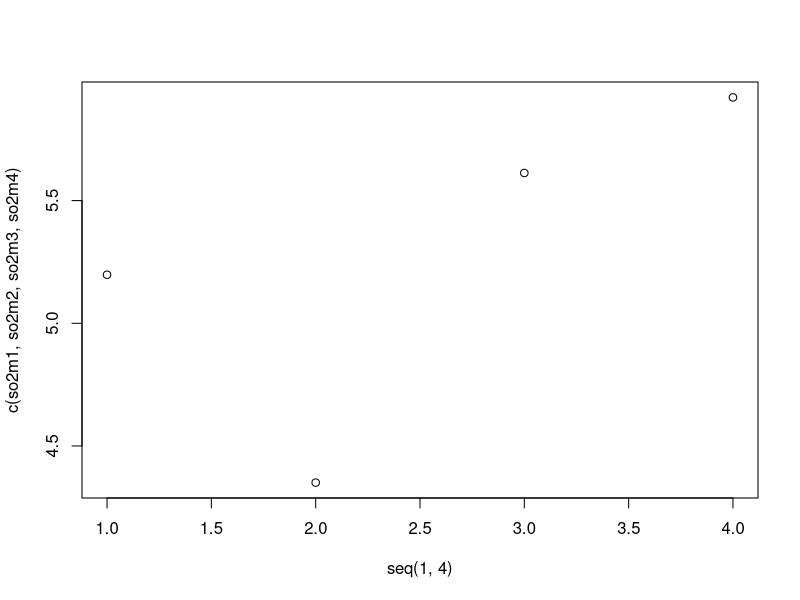
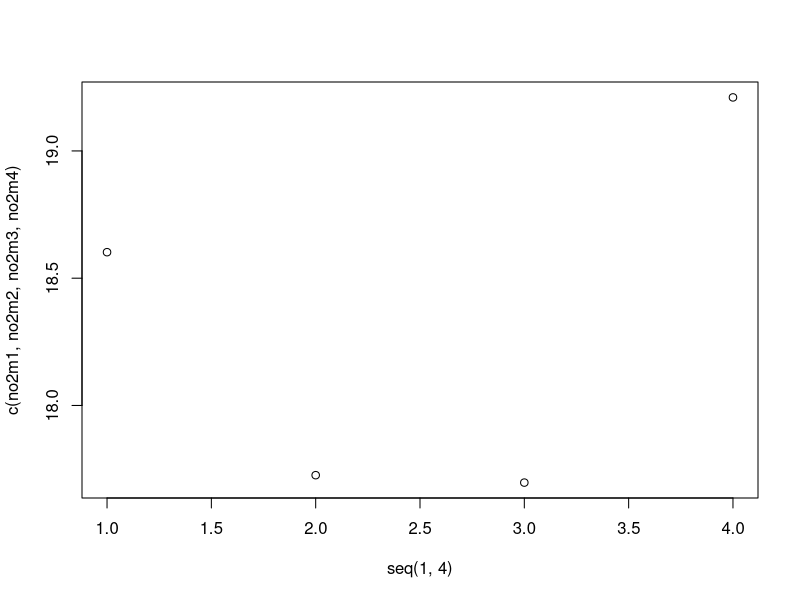
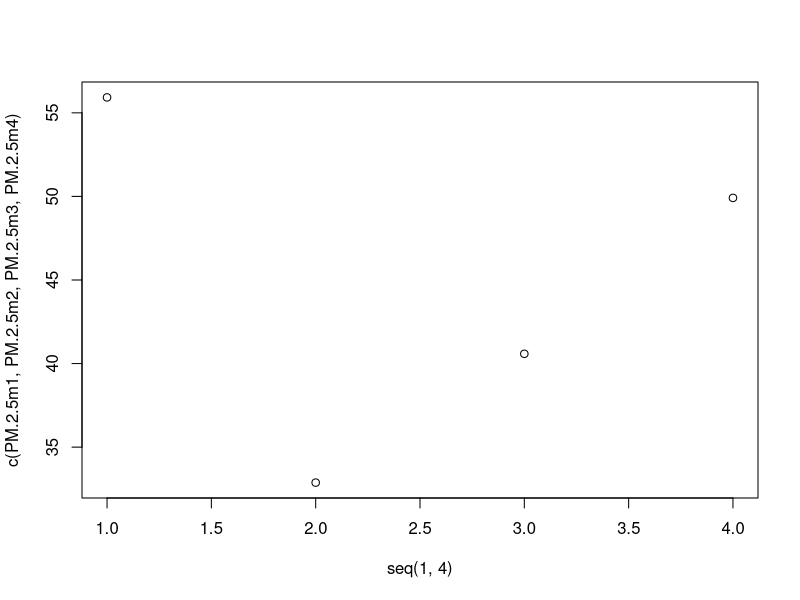

Write R code to recreate these figures, in order. (Note: this script raises an error after producing the figures.)
d = read.csv("pollution_with_no_na.csv")
q1 = which(d$quarter==1)
q2 = which(d$quarter==2)
q3 = which(d$quarter==3)
q4 = which(d$quarter==4)
attr = c("SO2", "NO2", "RSPM.PM10", "PM.2.5")
q1 = d[q1, attr]
q2 = d[q2, attr]
q3 = d[q3, attr]
q4 = d[q4, attr]

so2m1 = mean(q1$SO2)
so2m2 = mean(q2$SO2)
so2m3 = mean(q3$SO2)
so2m4 = mean(q4$SO2)
plot(seq(1,4), c(so2m1,so2m2,so2m3,so2m4))


no2m1 = mean(q1$NO2)
no2m2 = mean(q2$NO2)
no2m3 = mean(q3$NO2)
no2m4 = mean(q4$NO2)
plot(seq(1,4), c(no2m1,no2m2,no2m3,no2m4))


PM.2.5m1 = mean(q1$PM.2.5)
PM.2.5m2 = mean(q2$PM.2.5)
PM.2.5m3 = mean(q3$PM.2.5)
PM.2.5m4 = mean(q4$PM.2.5)
plot(seq(1,4), c(PM.2.5m1,PM.2.5m2,PM.2.5m3,PM.2.5m4))


df1 = data.frame(
  "quarters" = seq(1,4),
  "values" = c(so2m1,so2m2,so2m3,so2m4)
)

#library(ggplot2)
#theme_set(theme_classic())
#g <- ggplot(d, aes(NO2))
#g + geom_density(aes(fill=factor(cyl)), alpha=0.8) + 
#  labs(title="Density plot", 
#       subtitle="City Mileage Grouped by Number of cylinders",
#       caption="Source: mpg",
#       x="City Mileage",
#       fill="# Cylinders")



df2 = data.frame(
  values=c(q1$SO2,q2$SO2,q3$SO2,q4$SO2)
)


ggplot(data = d, mapping = aes(y = SO2, x = 	City.Town.Village.Area	)) +
  geom_point()
























data = read.csv("pollution_with_no_na.csv")
# date converter 
dt = data$Sampling.Date
for(i in seq(1,length(dt))){
  d = strsplit(as.character(dt[i]),"-")[[1]][1]
  m = strsplit(as.character(dt[i]),"-")[[1]][2]
  y = strsplit(as.character(dt[1]),"-")[[1]][3]
  x = paste(d,m,(2000+as.integer(y)))
  x = gsub(" ", "-", x)
  data$Sampling.Date[i] = x 
}
data$Sampling.Date




